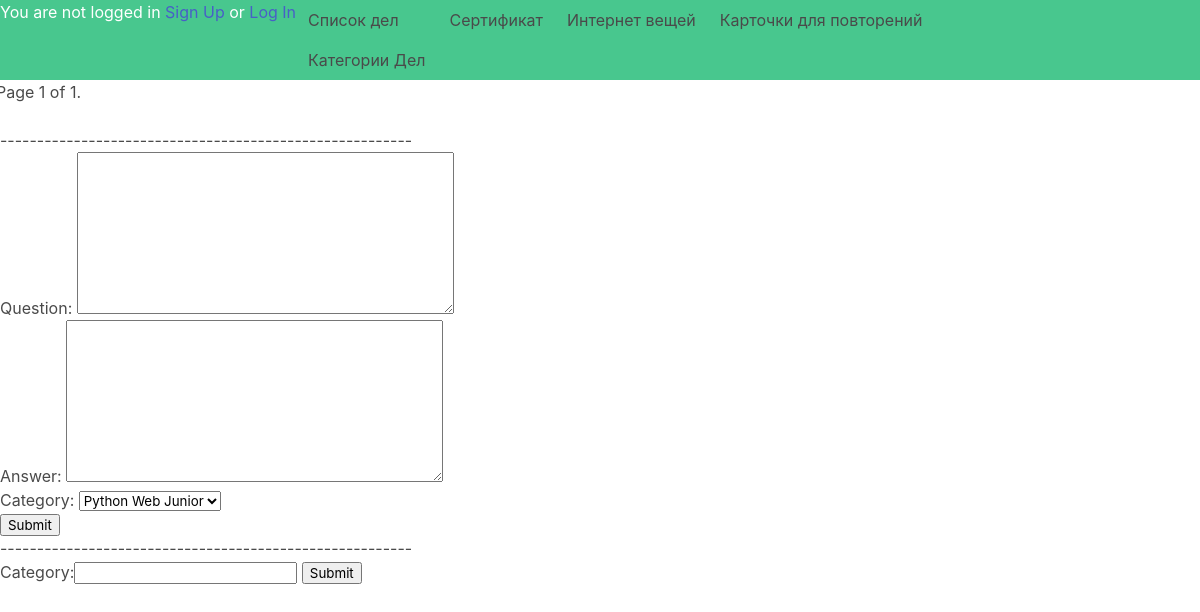
Before: /flashcards/ with the older database file.
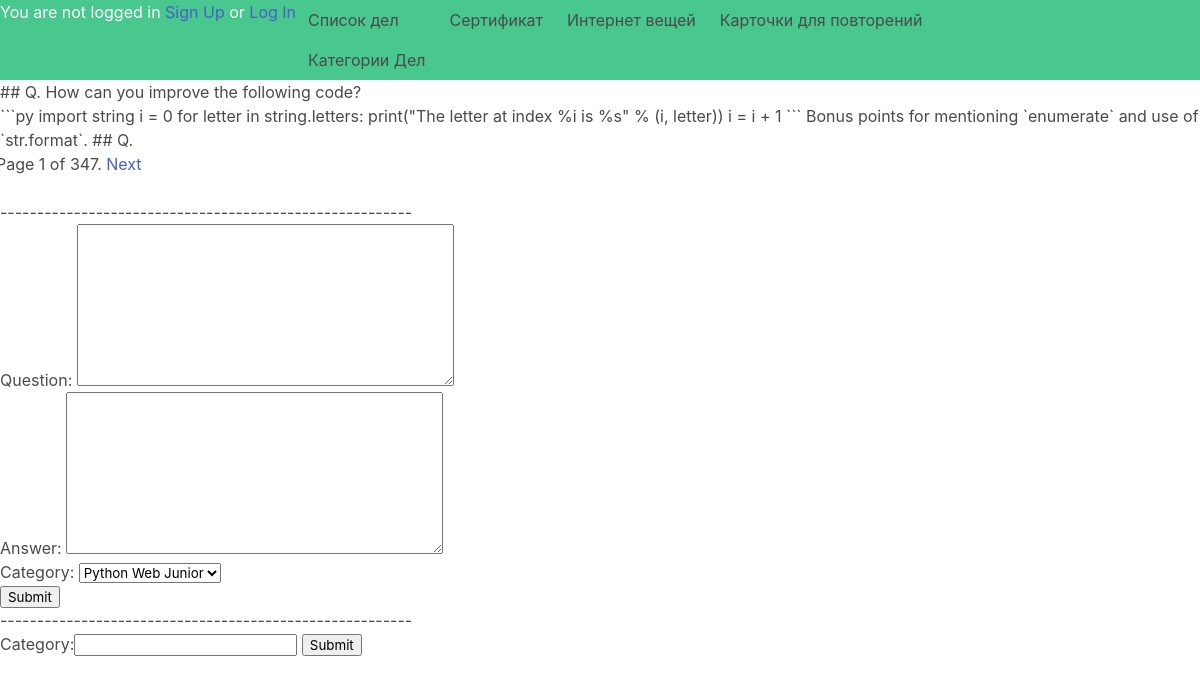
After: the same page with the newer database file.
### flashcards/models.py (models this page shows, shortened)
class Category(models.Model):
    category = models.CharField(max_length=300)
    def __str__(self):
        return self.category

class FlashCard(models.Model): # Таблица новостей которая наследует models.Model
    question = models.TextField() # название тега
    answer = models.TextField() # название тега
    user = models.ForeignKey(settings.AUTH_USER_MODEL, on_delete=models.CASCADE, blank = True, null = True)
    category = models.ForeignKey(Category, default="general",on_delete=models.PROTECT)
    class Meta:
        verbose_name = ("FlashCard") # человекочитаемое имя объекта
        verbose_name_plural = ("FlashCards")  #человекочитаемое множественное имя для Категорий

### flashcards/views.py (the view, shortened to what this page needs)
# urls.py: path('', FlashCardView.as_view(), name='iot')
class FlashCardView(TemplateView):
    def get(self, request, *args, **kwargs):
        cards = FlashCard.objects.all()
        paginator = Paginator(cards, 1)
        formcard = FlashCardForm()
        formcategory = CategoryForm()
        page = request.GET.get('page')
        try:
            cards = paginator.page(page)
        except PageNotAnInteger:
            cards = paginator.page(1)
        except EmptyPage:
            cards = paginator.page(paginator.num_pages)
        return render(request, 'flashcard.html', {'formcard' : formcard, 'formcategory': formcategory, 'page' : page, 'cards' : cards})

### flashcards/form.py
class FlashCardForm(ModelForm):
    class Meta:
        model = FlashCard
        exclude = ('id','user')

class CategoryForm(ModelForm):
    class Meta:
        model = Category
        exclude = "__all__"

### templates/flashcard.html (shortened to what this page needs)
{% extends 'base.html' %}
{% block content %}
{%for card in cards%}
    <h5>{{card.question}} </h5><p>
    {{card.answer}} </p>
{% endfor %}
{% include "pagination.html" with page=cards %}
--------------------------------------------------------
<form action="/flashcards/" method="POST">
    {{ formcard.as_p }}
    <input type="submit" value="Submit" />
</form>
--------------------------------------------------------
<form action="/flashcards/" method="POST">
    {{ formcategory }}
    <input type="submit" value="Submit" />
</form>
{% endblock %}

### templates/base.html (shortened to what this page needs)
<!DOCTYPE html>
<html lang="ru">
<head>
  {% load static %}
   <link rel="stylesheet" type="text/css" href="{% static 'bulma.min.css' %}">
	<link rel="stylesheet" href="https://stackpath.bootstrapcdn.com/font-awesome/4.7.0/css/font-awesome.min.css">
</head>
<body>
<div django-app="TaskManager">
	<nav class ="navbar is-success" role="navigation" aria-label="main navigation">
     	<div class="navbar-menu ">
        	<div class="navbar-start">
			{% if user.is_authenticated %}
  				Hi {{ user.username }}!
  				<a href="{% url 'logout' %}">Log Out</a></p>
			{% else %}
  				<p>You are not logged in
				<a href="{% url 'signup' %}">Sign Up</a>
				   or
  				<a href="{% url 'login' %}">Log In</a><p>
			{% endif %}
			<a class="navbar-item" href="../todo"> Список дел </a>
			<a class="navbar-item" href="../category"> Категории Дел </a> <p>
			<a class="navbar-item" href="../certificate"> Сертификат</a> <p>
			<a class="navbar-item" href="../iot"> Интернет вещей </a> <p>
			<a class="navbar-item" href="../flashcards"> Карточки для повторений </a>
        	</div>
         </div>
	</nav>
{% block content %}
{% endblock %}
</div>
</body>
</html>

### templates/pagination.html (shortened to what this page needs)
<div class="pagination">
    <span class="step-links">
       <span class="current">
     Page {{ page.number }} of {{ page.paginator.num_pages }}.
       </span>
     {% if page.has_next %}
           <a href="?page={{ page.next_page_number }}">Next</a>
     {% endif %}
     </span>
   </div>

Changed rows visible on the page:
added FlashCard: question "## Q. How can you improve the following code?", answer "```py import string i = 0 for letter in string.letters: print(\"The letter at index %i is %s\" % (i, letter)) i = i + 1 ``` Bonus points for mentioning `enumerate` and use of `str.format`. ## Q."
Other visible differences:
{{ page.paginator.num_pages }}: "1" → "347"
text now shown: "Next"
